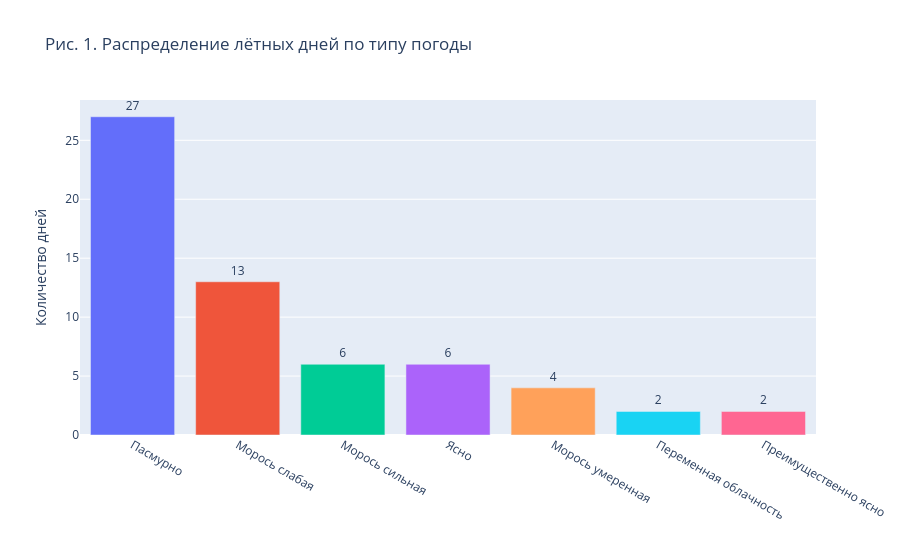

Notebook code for this chart:
### Markdown cell above
### Обзор выборки и условий эксперимента

Перед анализом ошибки наведения необходимо убедиться, что выборка лётных дней охватывает достаточно разнообразные метеорологические условия и не содержит систематического смещения по какому-либо фактору. Ниже приведено распределение дней по типу погоды и гистограммы ключевых метеопараметров.

### Code cell
weather_counts = weather["weather_code_text"].value_counts().reset_index()
weather_counts.columns = ["Погода", "Дней"]

fig = px.bar(
    weather_counts, x="Погода", y="Дней",
    color="Погода", text="Дней",
    title="Рис. 1. Распределение лётных дней по типу погоды",
)
fig.update_layout(showlegend=False, xaxis_title="", yaxis_title="Количество дней")
fig.update_traces(textposition="outside")
fig.show()

### Figure 1 — Plotly figure (JSON) as saved in the notebook; plotly's stock layout.template omitted (floating-point values rounded to 4 significant figures)
{"data": [{"hovertemplate": "Погода=%{x}<br>Дней=%{text}<extra></extra>", "legendgroup": "Пасмурно", "marker": {"color": "#636efa", "pattern": {"shape": ""}}, "name": "Пасмурно", "orientation": "v", "showlegend": true, "text": [27.0], "textposition": "outside", "type": "bar", "x": ["Пасмурно"], "xaxis": "x", "y": [27], "yaxis": "y"}, {"hovertemplate": "Погода=%{x}<br>Дней=%{text}<extra></extra>", "legendgroup": "Морось слабая", "marker": {"color": "#EF553B", "pattern": {"shape": ""}}, "name": "Морось слабая", "orientation": "v", "showlegend": true, "text": [13.0], "textposition": "outside", "type": "bar", "x": ["Морось слабая"], "xaxis": "x", "y": [13], "yaxis": "y"}, {"hovertemplate": "Погода=%{x}<br>Дней=%{text}<extra></extra>", "legendgroup": "Морось сильная", "marker": {"color": "#00cc96", "pattern": {"shape": ""}}, "name": "Морось сильная", "orientation": "v", "showlegend": true, "text": [6.0], "textposition": "outside", "type": "bar", "x": ["Морось сильная"], "xaxis": "x", "y": [6], "yaxis": "y"}, {"hovertemplate": "Погода=%{x}<br>Дней=%{text}<extra></extra>", "legendgroup": "Ясно", "marker": {"color": "#ab63fa", "pattern": {"shape": ""}}, "name": "Ясно", "orientation": "v", "showlegend": true, "text": [6.0], "textposition": "outside", "type": "bar", "x": ["Ясно"], "xaxis": "x", "y": [6], "yaxis": "y"}, {"hovertemplate": "Погода=%{x}<br>Дней=%{text}<extra></extra>", "legendgroup": "Морось умеренная", "marker": {"color": "#FFA15A", "pattern": {"shape": ""}}, "name": "Морось умеренная", "orientation": "v", "showlegend": true, "text": [4.0], "textposition": "outside", "type": "bar", "x": ["Морось умеренная"], "xaxis": "x", "y": [4], "yaxis": "y"}, {"hovertemplate": "Погода=%{x}<br>Дней=%{text}<extra></extra>", "legendgroup": "Переменная облачность", "marker": {"color": "#19d3f3", "pattern": {"shape": ""}}, "name": "Переменная облачность", "orientation": "v", "showlegend": true, "text": [2.0], "textposition": "outside", "type": "bar", "x": ["Переменная облачность"], "xaxis": "x", "y": [2], "yaxis": "y"}, {"hovertemplate": "Погода=%{x}<br>Дней=%{text}<extra></extra>", "legendgroup": "Преимущественно ясно", "marker": {"color": "#FF6692", "pattern": {"shape": ""}}, "name": "Преимущественно ясно", "orientation": "v", "showlegend": true, "text": [2.0], "textposition": "outside", "type": "bar", "x": ["Преимущественно ясно"], "xaxis": "x", "y": [2], "yaxis": "y"}], "layout": {"barmode": "relative", "legend": {"title": {"text": "Погода"}, "tracegroupgap": 0}, "showlegend": false, "title": {"text": "Рис. 1. Распределение лётных дней по типу погоды"}, "xaxis": {"anchor": "y", "categoryarray": ["Пасмурно", "Морось слабая", "Морось сильная", "Ясно", "Морось умеренная", "Переменная облачность", "Преимущественно ясно"], "categoryorder": "array", "domain": [0, 1], "title": {"text": ""}}, "yaxis": {"anchor": "x", "domain": [0, 1], "title": {"text": "Количество дней"}}}}
